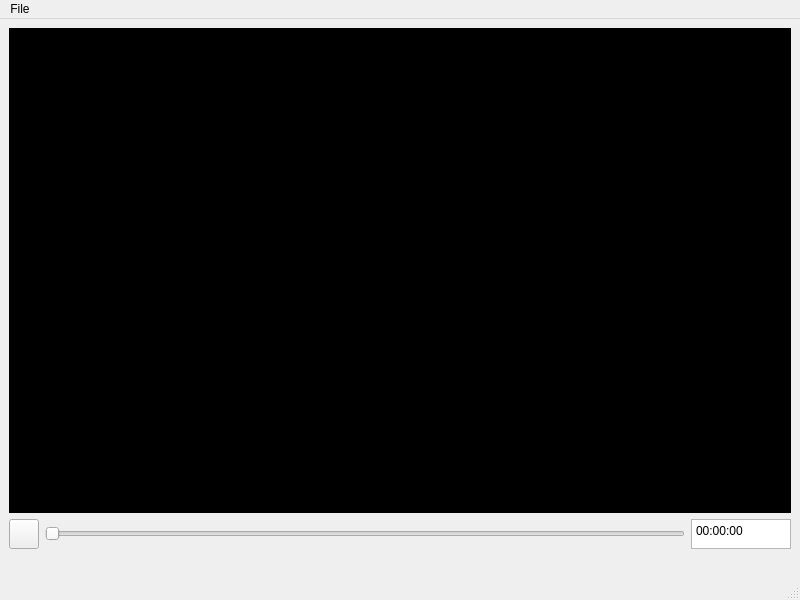
<?xml version="1.0" encoding="UTF-8"?>
<ui version="4.0">
 <class>MainWindow</class>
 <widget class="QMainWindow" name="MainWindow">
  <property name="geometry">
   <rect>
    <x>0</x>
    <y>0</y>
    <width>800</width>
    <height>600</height>
   </rect>
  </property>
  <property name="windowTitle">
   <string>MainWindow</string>
  </property>
  <widget class="QWidget" name="centralwidget">
   <layout class="QVBoxLayout" name="verticalLayout">
    <item>
     <widget class="QWidget" name="videowidget" native="true">
      <property name="sizePolicy">
       <sizepolicy hsizetype="Preferred" vsizetype="Expanding">
        <horstretch>0</horstretch>
        <verstretch>0</verstretch>
       </sizepolicy>
      </property>
      <property name="styleSheet">
       <string notr="true">background-color: rgb(0, 0, 0);</string>
      </property>
     </widget>
    </item>
    <item>
     <layout class="QHBoxLayout" name="horizontalLayout">
      <item>
       <widget class="QPushButton" name="play_pause">
        <property name="maximumSize">
         <size>
          <width>30</width>
          <height>30</height>
         </size>
        </property>
        <property name="text">
         <string/>
        </property>
       </widget>
      </item>
      <item>
       <widget class="QSlider" name="videoSlider">
        <property name="orientation">
         <enum>Qt::Horizontal</enum>
        </property>
       </widget>
      </item>
      <item>
       <widget class="QPlainTextEdit" name="time">
        <property name="sizePolicy">
         <sizepolicy hsizetype="Minimum" vsizetype="Minimum">
          <horstretch>0</horstretch>
          <verstretch>0</verstretch>
         </sizepolicy>
        </property>
        <property name="maximumSize">
         <size>
          <width>100</width>
          <height>30</height>
         </size>
        </property>
        <property name="plainText">
         <string>00:00:00</string>
        </property>
       </widget>
      </item>
     </layout>
    </item>
    <item>
     <widget class="QLabel" name="videoFileLabel">
      <property name="maximumSize">
       <size>
        <width>16777215</width>
        <height>30</height>
       </size>
      </property>
      <property name="text">
       <string/>
      </property>
     </widget>
    </item>
   </layout>
  </widget>
  <widget class="QMenuBar" name="menubar">
   <property name="geometry">
    <rect>
     <x>0</x>
     <y>0</y>
     <width>800</width>
     <height>21</height>
    </rect>
   </property>
   <widget class="QMenu" name="menuFile">
    <property name="title">
     <string>File</string>
    </property>
    <addaction name="actionOpen"/>
    <addaction name="separator"/>
    <addaction name="actionExit"/>
   </widget>
   <addaction name="menuFile"/>
  </widget>
  <widget class="QStatusBar" name="statusbar"/>
  <action name="actionOpen">
   <property name="text">
    <string>Open</string>
   </property>
   <property name="shortcut">
    <string>Ctrl+O</string>
   </property>
  </action>
  <action name="actionExit">
   <property name="text">
    <string>Exit</string>
   </property>
   <property name="shortcut">
    <string/>
   </property>
  </action>
 </widget>
 <resources/>
 <connections/>
</ui>
